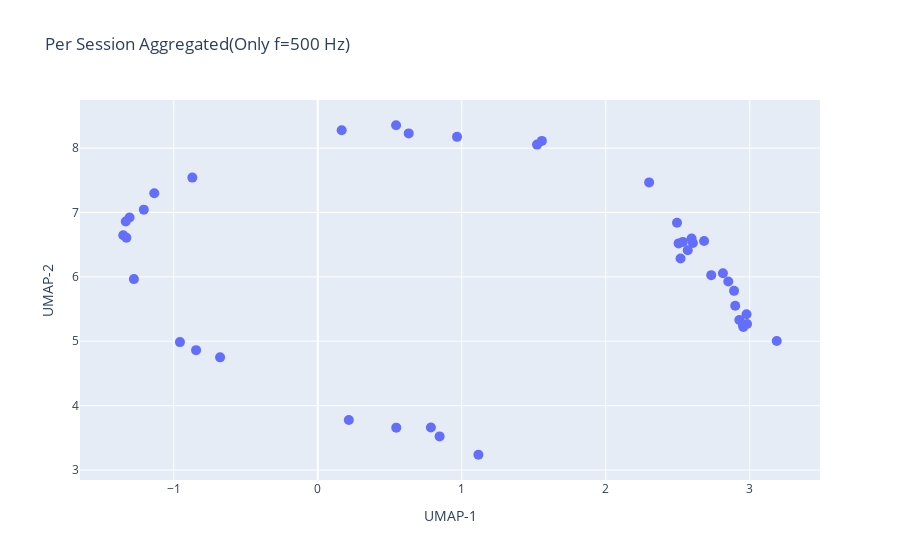

The notebook cell this image was saved under:
### Code cell
from lib.open_set.aggregate import aggregate_by_session_per_freq
freq = 0

emb_train_ses, y_train_ses, train_grp = aggregate_by_session_per_freq(train[0], train[1], train[2], train_freq, freq)        
emb_val_ses, y_val_ses, val_grp = aggregate_by_session_per_freq(val[0], val[1], val[2], val_freq, freq)
emb_test_ses, y_test_ses, test_grp = aggregate_by_session_per_freq(test[0], test[1], test[2], test_freq, freq)
emb_imp_ses, y_imp_ses, imp_grp = aggregate_by_session_per_freq(imp[0], imp[1], imp[2], imp_freq, freq)

group = []
for i, j in zip(y_train_ses, train_grp):
    if int(i) < 10:
        group.append(f"user_0{i}_session_{j}")
    else:
        group.append(f"user_{i}_session_{j}")
train_grp = np.array(group)

group = []
for i, j in zip(y_val_ses, val_grp):
    if int(i) < 10:
        group.append(f"user_0{i}_session_{j}")
    else:
        group.append(f"user_{i}_session_{j}")
val_grp = np.array(group)

group = []
for i, j in zip(y_test_ses, test_grp):
    if int(i) < 10:
        group.append(f"user_0{i}_session_{j}")
    else:
        group.append(f"user_{i}_session_{j}")
test_grp = np.array(group)

group = []
for i, j in zip(y_imp_ses, imp_grp):
    if int(i) < 10:
        group.append(f"user_0{i}_session_{j}")
    else:
        group.append(f"user_{i}_session_{j}")
imp_grp = np.array(group)

all_emb = torch.cat([emb_train_ses, emb_val_ses, emb_test_ses, emb_imp_ses], dim = 0)
all_users = np.concatenate([y_train_ses, y_val_ses, y_test_ses, y_imp_ses],axis = 0)
all_sessions = np.concatenate([train_grp, val_grp, test_grp, imp_grp], axis = 0)

import umap

umap_model = umap.UMAP(
    n_neighbors = 15,
    min_dist = 0.1,
    n_components = 2,
    metric = "cosine",   
    random_state = 19
)

umap_model.fit_transform(emb_train_ses)
emb_u = umap_model.transform(all_emb)

import matplotlib.pyplot as plt
import plotly.graph_objects as go

fig = go.Figure(
    data = go.Scatter(
        x = emb_u[:, 0], 
        y = emb_u[:, 1],
        mode = "markers",
        marker = dict(size = 10),
        text = all_sessions,         
        hoverinfo = "text"
    )
)

fig.update_layout(
    title = "Per Session Aggregated(Only f=500 Hz)",
    xaxis_title = "UMAP-1",
    yaxis_title = "UMAP-2",
)

fig.show()

### Figure 1 — Plotly figure (JSON) as saved in the notebook; plotly's stock layout.template omitted (floating-point values rounded to 4 significant figures)
{"data": [{"hoverinfo": "text", "marker": {"size": 10}, "mode": "markers", "text": ["user_18_session_3", "user_18_session_2", "user_08_session_6", "user_08_session_2", "user_11_session_2", "user_11_session_3", "user_12_session_2", "user_12_session_3", "user_14_session_1", "user_03_session_1", "user_07_session_1", "user_07_session_3", "user_14_session_2", "user_03_session_2", "user_08_session_1", "user_18_session_4", "user_11_session_4", "user_12_session_1", "user_03_session_3", "user_14_session_3", "user_07_session_2", "user_08_session_4", "user_18_session_1", "user_11_session_1", "user_12_session_4", "user_14_session_4", "user_03_session_4", "user_07_session_4", "user_08_session_5", "user_08_session_3", "user_02_session_1", "user_15_session_1", "user_02_session_2", "user_15_session_2", "user_05_session_2", "user_05_session_1", "user_13_session_2", "user_04_session_2", "user_13_session_1", "user_04_session_1", "user_10_session_1", "user_10_session_2"], "type": "scatter", "x": [0.7857, 2.952, -0.6783, -0.8451, 2.495, 2.519, 1.116, 3.188, -1.307, 1.523, -1.135, -1.277, -0.871, 0.9673, -0.9571, 0.8463, 2.506, 2.978, 1.556, 0.1661, -1.329, 2.899, 2.928, 2.606, 2.981, 0.6318, 2.596, -1.208, 2.301, 0.2158, -1.334, 0.5452, -1.351, 2.57, 2.683, 2.814, 2.851, 2.536, 2.733, 0.5438, 2.891, 2.956], "y": [3.661, 5.257, 4.75, 4.862, 6.841, 6.286, 3.237, 5.005, 6.923, 8.055, 7.298, 5.966, 7.542, 8.175, 4.987, 3.522, 6.52, 5.419, 8.112, 8.277, 6.608, 5.553, 5.33, 6.526, 5.268, 8.229, 6.595, 7.044, 7.468, 3.776, 6.859, 3.658, 6.646, 6.413, 6.558, 6.057, 5.928, 6.544, 6.027, 8.356, 5.783, 5.223]}], "layout": {"title": {"text": "Per Session Aggregated(Only f=500 Hz)"}, "xaxis": {"title": {"text": "UMAP-1"}}, "yaxis": {"title": {"text": "UMAP-2"}}}}
